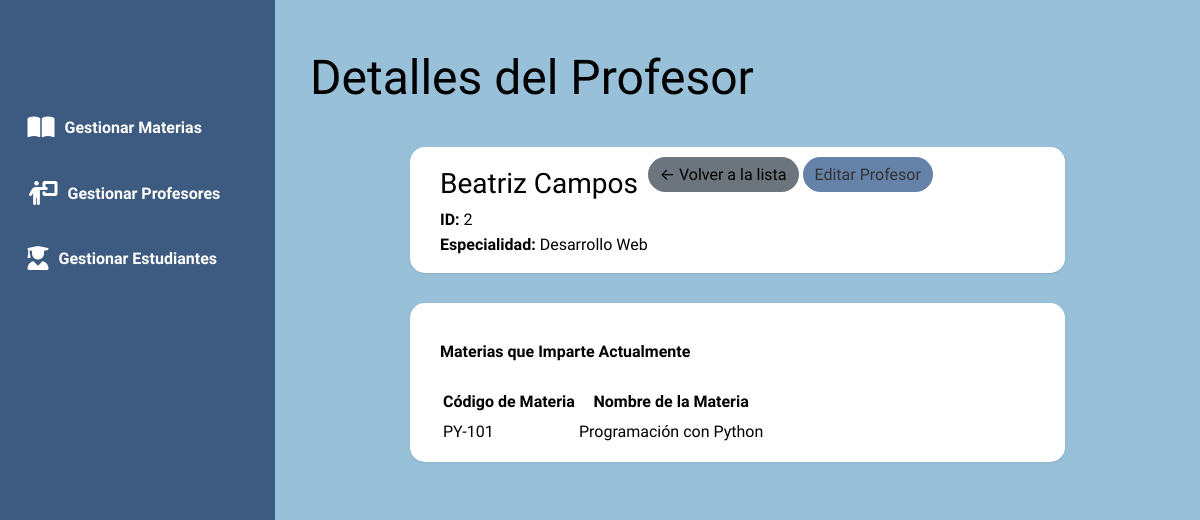
/profesores/detalle/2, run on the app's committed database.
### models.py (models this page shows)
class Profesor(Base):
    __tablename__ = 'profesores'
    id = Column(Integer, primary_key=True)
    nombre = Column(String(50), nullable=False)
    apellido = Column(String(50), nullable=False)
    especialidad = Column(String(100))
    is_active = Column(Boolean, default=True, nullable=False)
    materias = relationship("Materia", back_populates="profesor")

class Materia(Base):
    __tablename__ = 'materias'
    id = Column(Integer, primary_key=True)
    nombre_materia = Column(String(100), nullable=False)
    codigo_materia = Column(String(20), unique=True, nullable=False)
    profesor_id = Column(Integer, ForeignKey('profesores.id'))
    profesor = relationship("Profesor", back_populates="materias")
    inscripciones = relationship("Inscripcion", back_populates="materia", cascade="all, delete-orphan")

### app.py (the view)
@app.route('/profesores/detalle/<int:profesor_id>')
def detalle_profesor(profesor_id):
    profesor = session.query(Profesor).options(
        joinedload(Profesor.materias)
    ).get(profesor_id)
    if not profesor:
        flash(f'Profesor con ID {profesor_id} no encontrado.', 'danger')
        return redirect(url_for('lista_profesores'))
    return render_template('profesor_detalle.html', profesor=profesor)

### templates/profesor_detalle.html (shortened to what this page needs)
{% extends "base.html" %}  {% block content %}
<h2>Detalles del Profesor</h2>
<div class="card">
	<div
		style="
			display: flex;
			justify-content: space-between;
			align-items: flex-start;
			flex-wrap: wrap;
		"
	>
		<div>
			<h3 style="margin-top: 0">
				{{ profesor.nombre }} {{ profesor.apellido }}
			</h3>
			<p><strong>ID:</strong> {{ profesor.id }}</p>
			<p>
				<strong>Especialidad:</strong> {{ profesor.especialidad or 'No
				especificada' }}
			</p>
		</div>
		<div style="margin-left: auto; white-space: nowrap">
			<a
				href="{{ url_for('lista_profesores') }}"
				class="btn"
				style="background-color: #6c757d"
				>← Volver a la lista</a
			>
			<a
				href="{{ url_for('editar_profesor', profesor_id=profesor.id) }}"
				class="btn"
				style="background-color: #6582a9; color: #333"
				>Editar Profesor</a
			>
		</div>
	</div>
</div>
<div class="card">
	<div>
		<h4>Materias que Imparte Actualmente</h4>
		{% if profesor.materias %}
		<table>
			<thead>
				<tr>
					<th>Código de Materia</th>
					<th>Nombre de la Materia</th>
				</tr>
			</thead>
			<tbody>
				{% for materia in profesor.materias %}
				<tr>
					<td>{{ materia.codigo_materia }}</td>
					<td>{{ materia.nombre_materia }}</td>
				</tr>
				{% endfor %}
			</tbody>
		</table>
		{% else %}
		<p>Este profesor no tiene materias asignadas actualmente.</p>
		{% endif %}
	</div>
</div>
{% endblock %}

### static/css/styles.css (style rules this page uses)
body { font-family: kadwa, -apple-system, BlinkMacSystemFont, "Segoe UI", Roboto, "Helvetica Neue", Arial, sans-serif; line-height: 1.6; margin: 0; background-color: #98C1D9; color: #000; }
h1, h2, h3, p { font-weight: 100; margin: 0; }
h2 { font-size: 48px; }
h3 { font-size: 28px; }
.card { display: flex; justify-content: space-between; background-color: #ffffff; padding-inline: 30px; padding-block: 15px; margin-block: 30px; margin-inline: 100px; border-radius: 15px; box-shadow: 0px 1px 2px rgba(0, 0, 0, 0.1); transition: 0.25s ease-in; }
.btn { text-decoration: none; cursor: pointer; text-align: center; padding: 8px 12px; border-radius: 50px; color: #000000; }

### data on the page
Profesor: nombre "Beatriz", apellido "Campos", id "2", especialidad "Desarrollo Web"
Materia: codigo_materia "PY-101", nombre_materia "Programación con Python"
